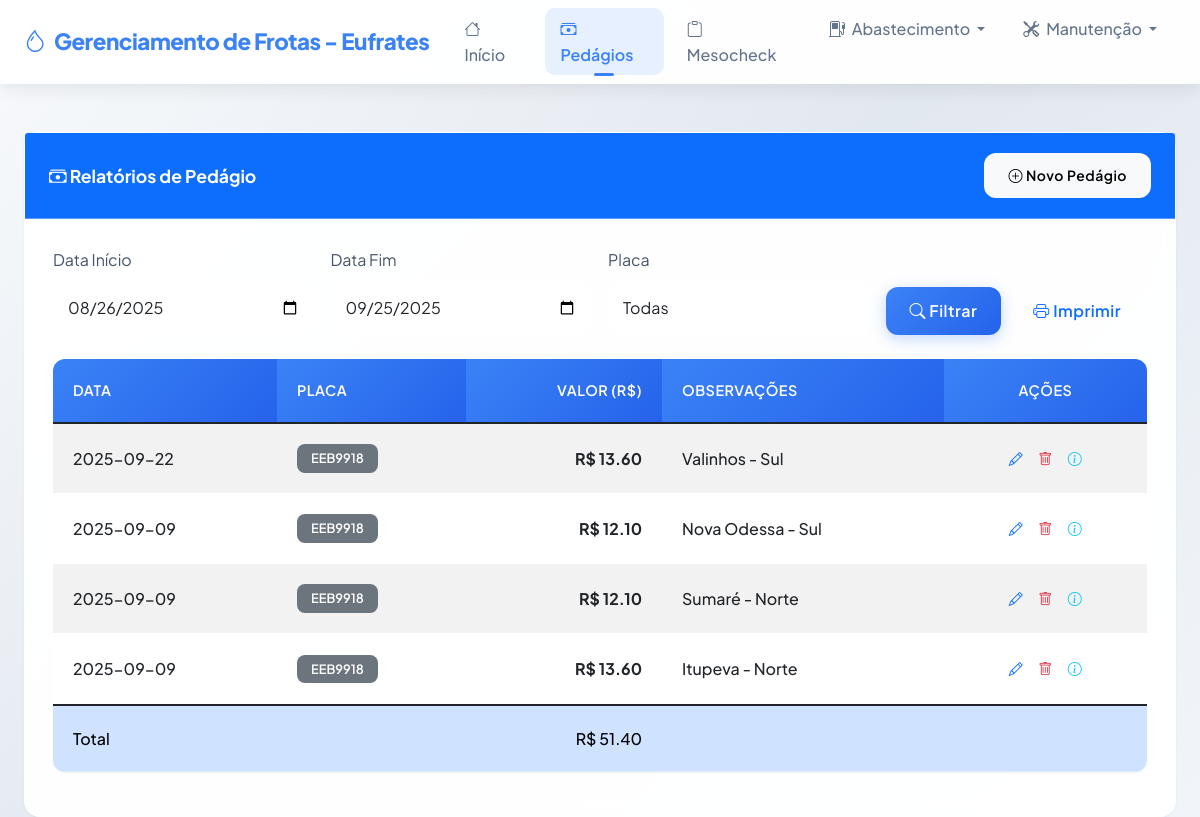
Screenshot of /pedagios with the database file from the repository.
### tables this page shows
CREATE TABLE pedagios (
        id INTEGER PRIMARY KEY AUTOINCREMENT,
        data TEXT NOT NULL,
        placa TEXT NOT NULL,
        valor REAL NOT NULL,
        observacoes TEXT,
        data_registro TEXT DEFAULT CURRENT_TIMESTAMP
    );

### app.py (the view, shortened to what this page needs)
@app.route('/pedagios', methods=['GET', 'POST'])
def pedagios():
    placas_disponiveis = obter_placas_veiculos()
    filtros = {
        'data_inicio': (datetime.now() - timedelta(days=30)).strftime('%Y-%m-%d'),
        'data_fim': datetime.now().strftime('%Y-%m-%d'),
        'placa': None
    }
    pedagios = obter_pedagios_com_filtros(**filtros)
    return render_template('pedagios.html',
                           active_page='pedagios',
                           pedagios=pedagios,
                           filtros=filtros,
                           placas_disponiveis=placas_disponiveis)

### app.py (called while the page is built)
@app.context_processor
def inject_now():
    return {'now': datetime.now()}

### database.py (called while the page is built)
def obter_pedagios_com_filtros(data_inicio, data_fim, placa=None):
    conn = sqlite3.connect('abastecimentos.db')
    query = "SELECT * FROM pedagios WHERE data BETWEEN ? AND ?"
    params = [data_inicio, data_fim]
    if placa:
        query += " AND placa = ?"
        params.append(placa.upper())
    query += " ORDER BY data DESC, placa ASC"
    try:
        df = pd.read_sql(query, conn, params=params)
        return df.to_dict('records')
    except Exception as e:
        print(f"Erro ao obter pedágios com filtros: {e}")
        return []
    finally:
        conn.close()

def obter_placas_veiculos():
    conn = sqlite3.connect('abastecimentos.db')
    try:
        cursor = conn.cursor()
        cursor.execute("SELECT DISTINCT placa FROM abastecimentos WHERE placa IS NOT NULL ORDER BY placa")
        placas = [row[0] for row in cursor.fetchall()]
        return placas
    except Exception as e:
        print(f"Erro ao obter placas: {e}")
        return []
    finally:
        conn.close()

### templates/pedagios.html (shortened to what this page needs)
{% extends "base.html" %}
{% block content %}
<div class="card">
    <div class="card-header bg-primary text-white d-flex justify-content-between align-items-center">
        <div>
            <i class="bi bi-cash-stack"></i> Relatórios de Pedágio
        </div>
        <button class="btn btn-light btn-sm" data-bs-toggle="modal" data-bs-target="#novoPedagioModal">
            <i class="bi bi-plus-circle"></i> Novo Pedágio
        </button>
    </div>
    <div class="card-body">
        <form method="POST" action="/pedagios" class="row g-3 mb-4">
            <div class="col-md-3">
                <label class="form-label">Data Início</label>
                <input type="date" class="form-control" name="data_inicio"
                       value="{{ filtros.data_inicio if filtros else (now - timedelta(days=30)).strftime('%Y-%m-%d') }}">
            </div>
            <div class="col-md-3">
                <label class="form-label">Data Fim</label>
                <input type="date" class="form-control" name="data_fim"
                       value="{{ filtros.data_fim if filtros else now.strftime('%Y-%m-%d') }}">
            </div>
            <div class="col-md-3">
                <label class="form-label">Placa</label>
                <select class="form-select" name="placa">
                    <option value="">Todas</option>
                </select>
            </div>
            <div class="col-md-3 d-flex align-items-end gap-2">
                <button type="submit" class="btn btn-primary">
                    <i class="bi bi-search"></i> Filtrar
                </button>
                <button type="submit" name="imprimir" value="1" class="btn btn-outline-primary">
                    <i class="bi bi-printer"></i> Imprimir
                </button>
            </div>
        </form>
        <div class="table-responsive">
            <table class="table table-striped table-hover" id="tabelaPedagios">
                <thead class="table-dark">
                    <tr>
                        <th>Data</th>
                        <th>Placa</th>
                        <th class="text-end">Valor (R$)</th>
                        <th>Observações</th>
                        <th class="text-center">Ações</th>
                    </tr>
                </thead>
                <tbody id="corpoTabela">
                    {% for item in pedagios %}
                    <tr id="row-{{ item.id }}">
                        <td>{{ item.data }}</td>
                        <td><span class="badge bg-secondary">{{ item.placa }}</span></td>
                        <td class="text-end fw-bold">R$ {{ "%.2f"|format(item.valor) }}</td>
                        <td>{{ item.observacoes if item.observacoes else '-' }}</td>
                        <td class="text-center">
                            <div class="btn-group btn-group-sm">
                                <button class="btn btn-outline-primary" onclick="editarPedagio({{ item.id }})"
                                        data-bs-toggle="tooltip" title="Editar">
                                    <i class="bi bi-pencil"></i>
                                </button>
                                <button class="btn btn-outline-danger" onclick="excluirPedagio({{ item.id }})"
                                        data-bs-toggle="tooltip" title="Excluir">
                                    <i class="bi bi-trash"></i>
                                </button>
                                <button class="btn btn-outline-info" onclick="detalhesPedagio({{ item.id }})"
                                        data-bs-toggle="tooltip" title="Detalhes">
                                    <i class="bi bi-info-circle"></i>
                                </button>
                            </div>
                        </td>
                    </tr>
                    {% endfor %}
                </tbody>
                {% if pedagios %}
                <tfoot class="table-group-divider">
                    <tr class="table-primary fw-bold">
                        <td colspan="2">Total</td>
                        <td class="text-end">R$ {{ "%.2f"|format(pedagios|sum(attribute='valor')) }}</td>
                        <td colspan="2"></td>
                    </tr>
                </tfoot>
                {% endif %}
            </table>
        </div>
    </div>
</div>
{% endblock %}

### templates/base.html (style rules this page uses)
:root { --primary: #3b82f6; --primary-dark: #2563eb; --secondary: #94a3b8; --success: #22c55e; --warning: #f97316; --danger: #ef4444; --light: #f1f5f9; --dark: #0f172a; --border: #cbd5e1; --card-shadow: 0 1px 2px rgba(0, 0, 0, 0.05); --hover-shadow: 0 8px 25px rgba(0, 0, 0, 0.1); --glass: rgba(255, 255, 255, 0.95); }
body { font-family: 'Plus Jakarta Sans', sans-serif; background: linear-gradient(135deg, #f8fafc 0%, #e2e8f0 100%); color: #475569; line-height: 1.6; min-height: 100vh; }
.card { border: none; border-radius: 16px; box-shadow: var(--card-shadow); transition: all 0.4s cubic-bezier(0.4, 0, 0.2, 1); background: var(--glass); backdrop-filter: blur(10px); border: 1px solid rgba(255, 255, 255, 0.2); }
.card-header { background: transparent; color: var(--dark); border: none; border-bottom: 1px solid rgba(255, 255, 255, 0.3); padding: 1.25rem 1.5rem; font-weight: 700; font-size: 1.1rem; }
.card-body { padding: 1.75rem; }
.btn { border-radius: 12px; font-weight: 600; padding: 0.75rem 1.5rem; transition: all 0.3s cubic-bezier(0.4, 0, 0.2, 1); border: none; letter-spacing: 0.5px; }
.btn-primary { background: linear-gradient(135deg, var(--primary), var(--primary-dark)); box-shadow: 0 4px 15px rgba(59, 130, 246, 0.3); }
.table { border-radius: 12px; overflow: hidden; box-shadow: var(--card-shadow); background: var(--glass); backdrop-filter: blur(10px); }
.table th { background: linear-gradient(135deg, var(--primary), var(--primary-dark)); color: white; font-weight: 600; border: none; padding: 1.25rem; font-size: 0.9rem; text-transform: uppercase; letter-spacing: 0.5px; }
.table td { padding: 1.25rem; border-color: rgba(255, 255, 255, 0.3); vertical-align: middle; font-weight: 500; }
.form-control, .form-select { border: 1px solid rgba(255, 255, 255, 0.3); border-radius: 12px; padding: 0.875rem; transition: all 0.3s ease; background: rgba(255, 255, 255, 0.8); }
.badge { font-weight: 600; padding: 0.5rem 0.875rem; border-radius: 8px; font-size: 0.8rem; }
.gradient-bg { background: linear-gradient(135deg, #f8fafc 0%, #e2e8f0 50%, #f1f5f9 100%); }

### rows the page displays
pedagios: data "2025-09-22", placa "EEB9918", valor "13.60", observacoes "Valinhos - Sul"
pedagios: data "2025-09-09", placa "EEB9918", valor "12.10", observacoes "Nova Odessa - Sul"
pedagios: data "2025-09-09", placa "EEB9918", valor "12.10", observacoes "Sumaré - Norte"
pedagios: data "2025-09-09", placa "EEB9918", valor "13.60", observacoes "Itupeva - Norte"

### other values shown
{{ "%.2f"|format(pedagios|sum(attribute='valor')) }} "51.40"
